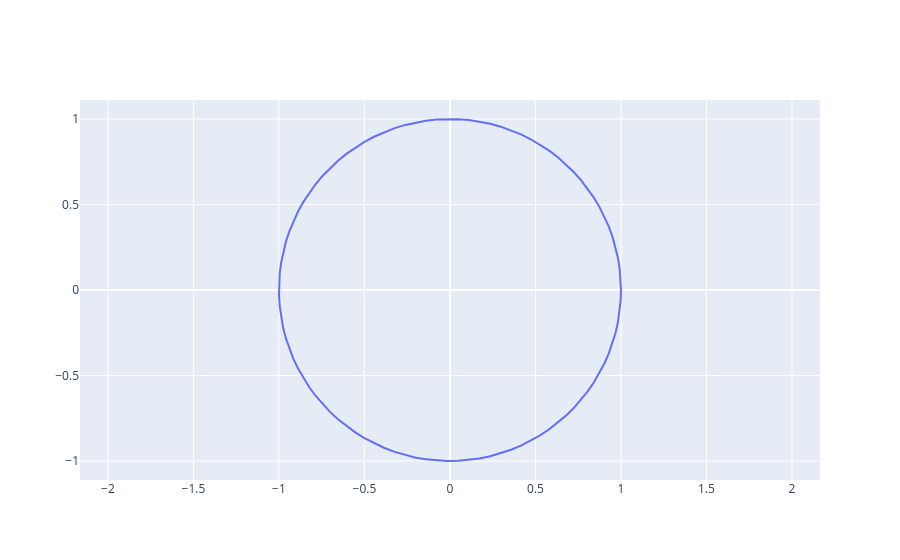

Write notebook code for a chart like this one.
### Code cell
import plotly.graph_objects as go
import numpy as np
#Create a set of points that lie on the circle
theta =  np.linspace(0, 2*np.pi, 100)
x= np.cos(theta)
y= np.sin(theta)
# Create the plot
fig =  go.Figure(data=go.Scatter(x=x, y=y, mode='lines'))
# Set the aspect ratio to equal so the circle doesn't look like an ellipse
fig.update_yaxes(
scaleanchor = "x",
scaleratio = 1,
)
fig.show()
